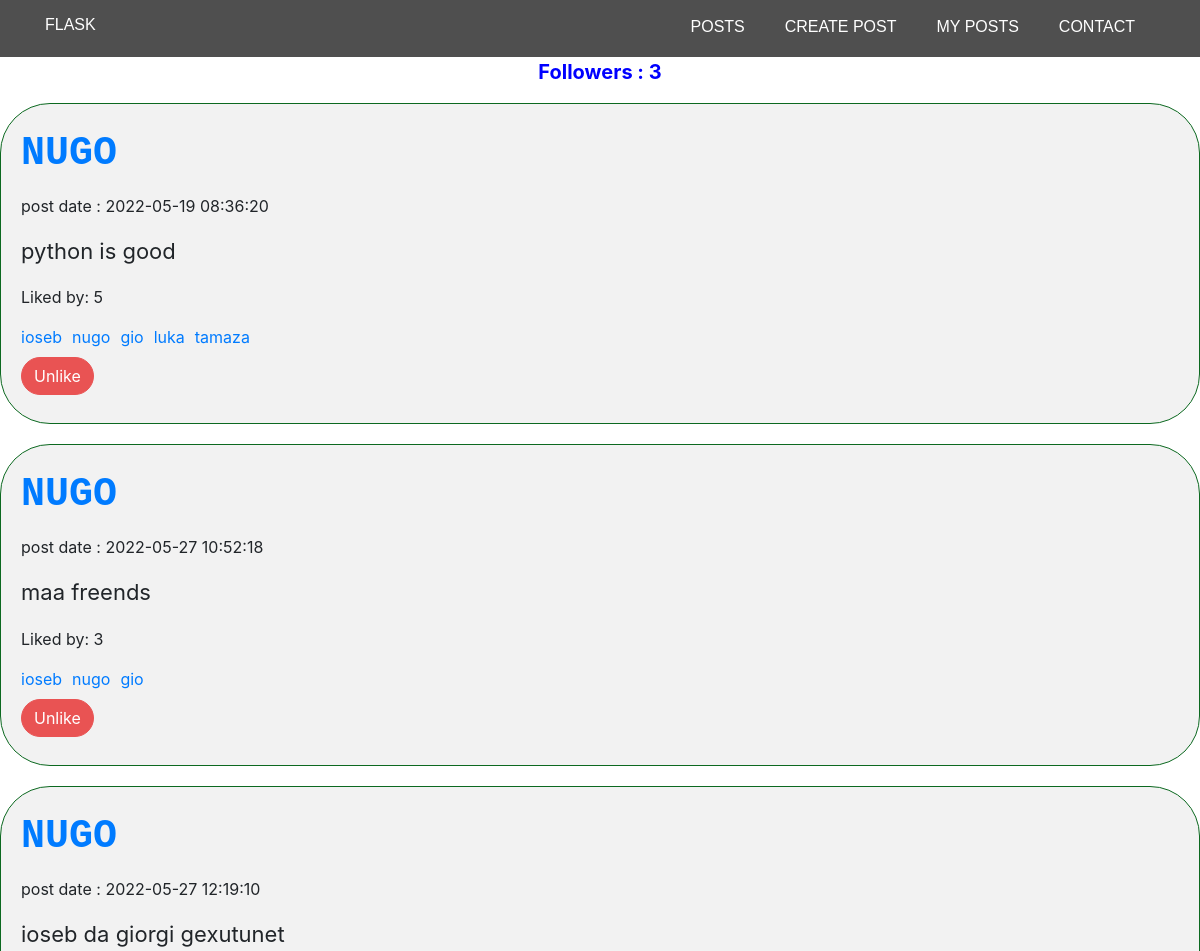
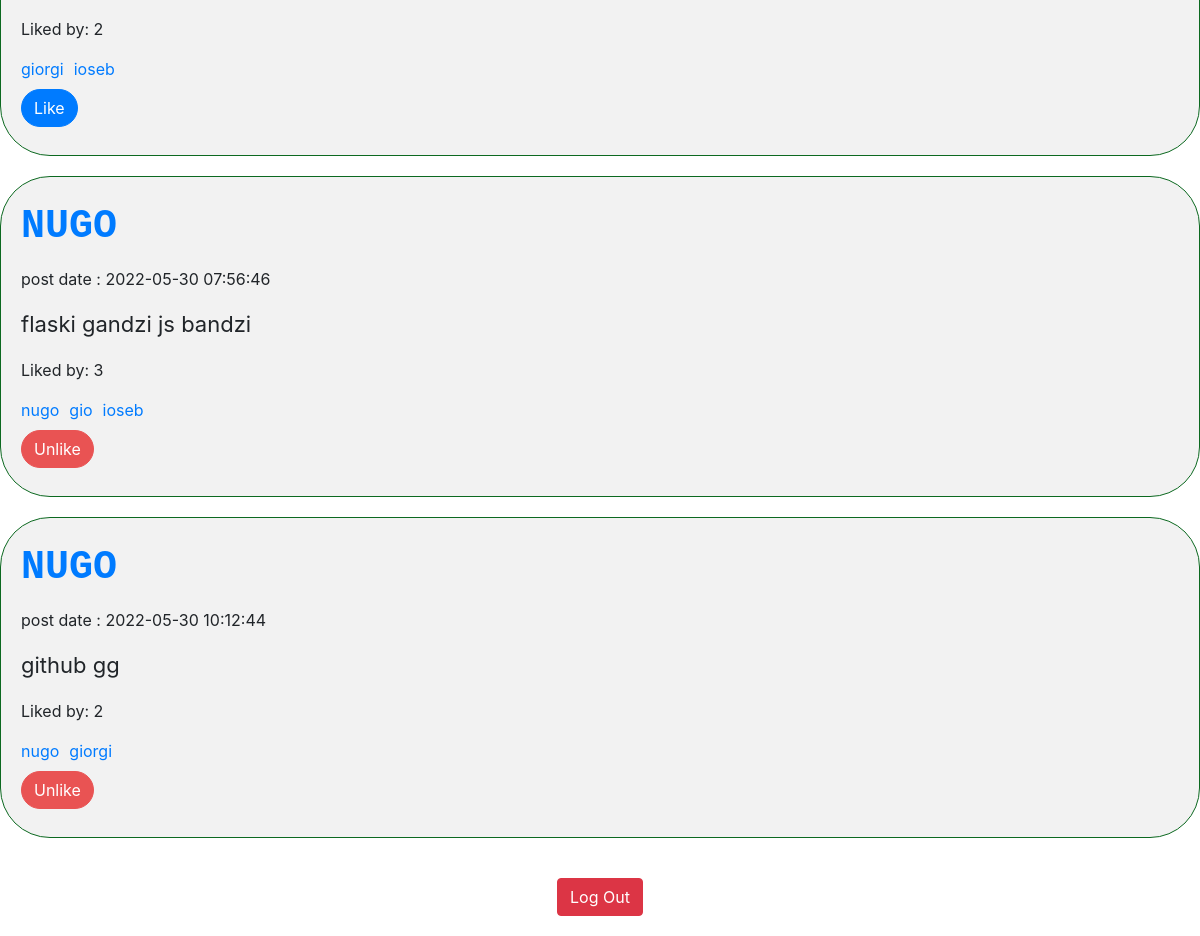
Screenshot of /my-posts (signed in) with the database file from the repository (2 pictures, top to bottom).
### tables this page shows
CREATE TABLE user (Username TEXT, Userid INTEGER PRIMARY KEY, password TEXT);

CREATE TABLE posts 
            (postid INTEGER PRIMARY KEY, 
            post TEXT,
            userid INTEGER,
            post_date default current_timestamp,
            FOREIGN KEY(userid) REFERENCES user(Userid));

### main.py (the view)
@app.route('/my-posts')
def my_posts():
    if "username" not in session.keys():
        return redirect(url_for('login'))
    posts = []
    c.execute("SELECT userid FROM user WHERE username = ?", (session['username'],))
    userid = c.fetchone()[0]
    c.execute("SELECT * FROM posts where userid = ?", (userid,))
    for row in c.fetchall():
        liked_by = []
        c.execute("SELECT userid FROM likes WHERE postid = ?", (row[0],))
        for user in c.fetchall():
            try:
                c.execute("SELECT Username FROM user WHERE Userid = ?", (user[0],))
                liked_by.append(c.fetchone()[0])
            except:
                pass
        liked_me = False
        if session["username"] in liked_by:
            liked_me = True
        c.execute("SELECT username FROM user WHERE Userid = ?", (row[2],))
        posts.append({'postid': row[0],'liked_me': liked_me, 'liked_by': liked_by, 'post': row[1], 'userid': row[2], 'post_date': row[3], 'username': c.fetchone()[0]})
    followers = 0
    c.execute("select following_id from followers where userid = ?", (userid,))
    for row in c.fetchall():
        followers += 1
    return render_template('userposts.htm', posts=posts, user=session['username'], followers=followers)

### templates/userposts.htm (shortened to what this page needs)
<!DOCTYPE html>
<html lang="en">
<head>
    <link rel="stylesheet" href="https://cdn.jsdelivr.net/npm/bootstrap@4.3.1/dist/css/bootstrap.min.css">
    <link rel="stylesheet" href="{{ url_for('static', filename='css/style.css') }}">
</head>
<body>
    {% extends 'main.htm' %}
    {% block content %}
    <p style="text-align: center; font-size: 20px; color:blue; font-weight: bold;">Followers : {{followers}}</p>
    {% if posts %}
    {% for i in range(posts |length) %}
        <div class="blog-post">
            <div class="blog-post-title">
                <a href="/posts/{{posts[i]['username']|lower}}">{{posts[i]["username"]|upper}}</a>
            </div>
            <div><p>post date : {{ posts[i]['post_date']}}</p></div>
            <div class="blog-post-body">
                <p>{{ posts[i]["post"] }}</p>
            </div>
            {% if posts[i]["liked_by"] %}
                <div class="liked-by">
                    <p>Liked by: <span class="liked">{{ posts[i]["liked_by"]|length }}</span></p>
                    <div class="liked_by">
                        {% for j in range(posts[i]["liked_by"]|length) %}
                        <a href="/posts/{{ posts[i]['liked_by'][j] }}" style="margin-bottom: 8px;">{{posts[i]["liked_by"][j]}}</a>
                        {% endfor %}
                    </div>
                </div>
            {% endif %}
            <form action="/posts/{{posts[i]['username']|lower}}" method="post">
                <div class="form-row align-items-center">
                {% if posts[i]["liked_me"] %}
                    <div class="col-auto">
                        <button type="submit" class="btn btn-primary mb-2" style="border-radius: 50px;background-color: rgb(233, 83, 83); border-color: rgb(233, 83, 83);">Unlike</button>
                    </div>
                {% else %}
                <div class="col-auto">
                    <button type="submit" class="btn btn-primary mb-2" style="border-radius: 50px;">Like</button>
                </div>
                {% endif %}
                </div>
              </form>
        </div>
    {% endfor %}
    {% else %}
        <p style="text-align: center; font-size: 20px;">No posts yet</p>
    {% endif %}
    <form action="/logout">
        <fieldset style="margin-top: 40px; margin-bottom: 20px;" class="d-flex justify-content-center">
            <button name="submit" type="submit" class="btn btn-danger">Log Out</button>
        </fieldset>
    </form>
    {% endblock %}

### templates/main.htm (shortened to what this page needs)
    <header class="main-header">
        <div class="container">
            <h2>FLASK</h2>
            <nav class="main-navigation">
                <li><a href="/posts">Posts </a></li>
                {% if session["username"] == "admin" %}
                    <li><a href="/create-post">Create User Post</a></li>
                    <li><a href="/users">Users</a></li>
                {% elif 'username' in session %}
                    <li><a href="/create-post">Create Post</a></li>
                    <li><a href="/my-posts">My Posts</a></li>
                {% else %}
                    <li><a href="/register">Registration</a></li>
                {% endif %}
                <li><a href="#contact">Contact</a></li>
            </nav>
        </div>
    </header>
{% block content %}
{% endblock %}

### static/css/style.css (style rules this page uses)
.blog-post { padding: 20px; border-bottom: 2px solid #ececec; margin-bottom: 20px; border: 1px solid #0c6920; border-radius: 50px; background-color: #f2f2f2; }
li { list-style-type: none; }
.blog-post-title { color: #006699; font-size: 40px; font-family: 'Courier New', Courier, monospace; font-weight: bold; margin-bottom: 10px; display: flex; align-items: center: gap: 20px; }
.blog-post-body { font-size: 22px; line-height: 1.6; margin-bottom: 10px; }
.liked_by { display: flex; gap: 10px; }
.main-header { top: 0; padding: 15px; width: 100%; background-color: rgba(35, 35, 35, 0.8); z-index: 11; }
.main-header .container { font-family: "Source Sans Pro Bold", sans-serif; display: flex; justify-content: space-between; text-transform: uppercase; }
.main-header .container h2 { font-size: 16px; color: white; }
.main-header .container .main-navigation { height: 0px; transition: 1s height; text-transform: uppercase; display: flex; }
.main-header .container .main-navigation li { padding: 0 20px; }
.main-header .container .main-navigation li a { font-size: 16px; color: white; -webkit-transition: 0.3s; -moz-transition: 0.3s; -o-transition: 0.3s; transition: 0.3s; }

### rows the page displays
user: Username "NUGO" "NUGO" "NUGO" "NUGO" "NUGO", Username "nugo" "nugo" "nugo" "nugo"
posts: post_date "2022-05-19 08:36:20", post "python is good"
user: Username "ioseb" "ioseb" "ioseb" "ioseb"
user: Username "gio" "gio" "gio"
user: Username "luka"
user: Username "tamaza"
posts: post_date "2022-05-27 10:52:18", post "maa freends"
posts: post_date "2022-05-27 12:19:10", post "ioseb da giorgi gexutunet"
user: Username "giorgi" "giorgi"
posts: post_date "2022-05-30 07:56:46", post "flaski gandzi js bandzi"
posts: post_date "2022-05-30 10:12:44", post "github gg"

### other values shown
{{ followers }} "3"
{{ posts[i]["liked_by"]|length }} "5" "3" "2" "3" "2"
